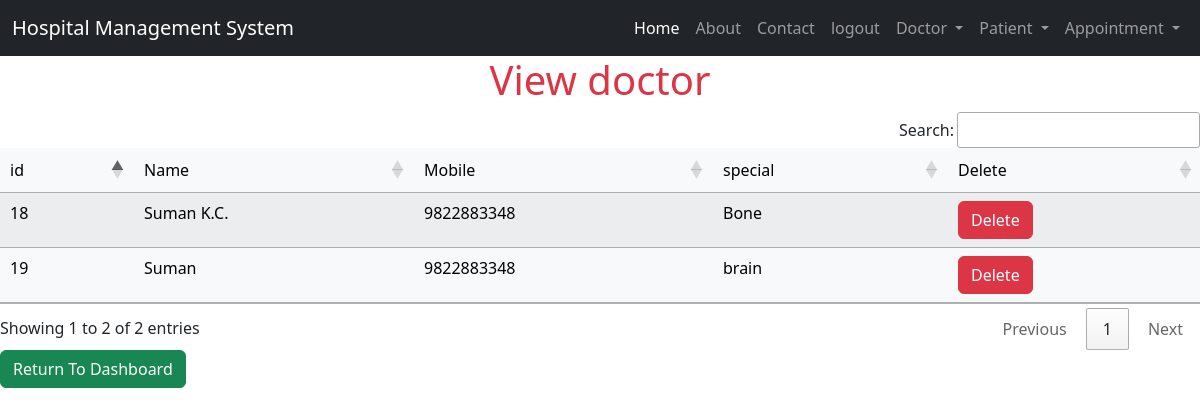
Page /view_doctor/ (signed in) on the earlier database version.
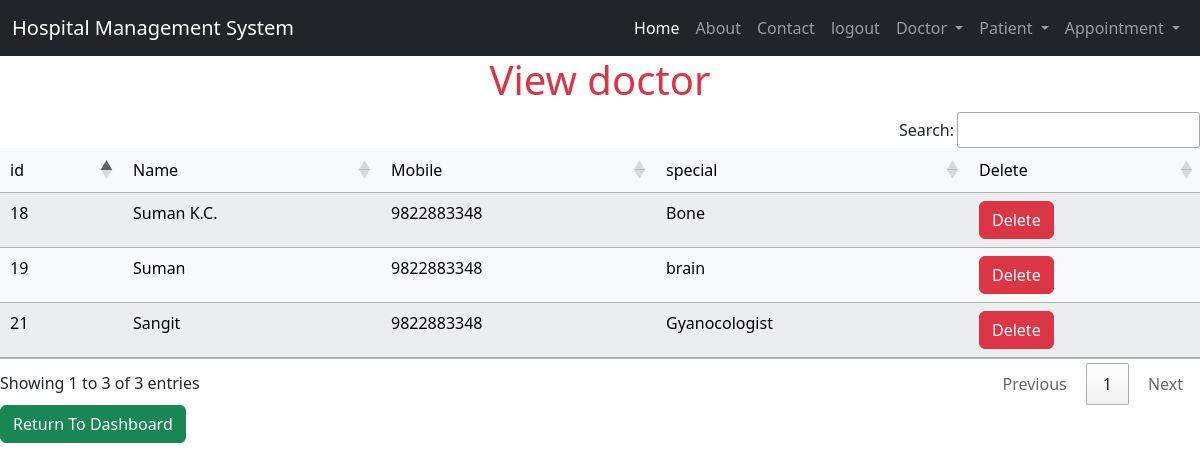
Same page on the later database version.
### hospitalmanagement/models.py (models this page shows, shortened)
class Doctor(models.Model):
    Name=models.CharField(max_length=200)
    mobile=models.IntegerField()
    special=models.CharField(max_length=100)

### hospitalmanagement/views.py (the view)
# urls.py: path('view_doctor/',views.view_doctor,name='view_doctor'),
def view_doctor(request):
    if not request.user.is_staff:
        return redirect('log_in')
    doc=Doctor.objects.all()
    return render(request,'view_doctor.html',{'doc':doc})

### hospitalmanagement/templates/view_doctor.html (shortened to what this page needs)
{% include 'base.html' %}
{%include 'navigation.html'%}
{% block content  %}
<table id="example" class="table table-centered table-striped table-light">
    <h1 class="text-danger text-center">View doctor</h1>
    <thead>
    <tr>
    <td>id</td>
    <td>Name</td>
    <td>Mobile</td>
    <td>special</td>
    <td>Delete</td>
     </tr>
    </thead>
    <tbody>
{% for item in doc %}
<tr>
     <td>{{ item.id}}</td>
     <td>{{ item.Name}}</td>
     <td>{{ item.mobile}}</td>
     <td>{{ item.special}}</td>
     <td><a href="{% url 'remove_doctor' item.id %}" onclick="return confirm('Are you sure want to delete')" class="btn btn-danger">Delete</a></td>
</tr>
   {% endfor %}
</tbody>
</table>
<button  href="{% url 'index'%}" class="btn btn-success"> Return To Dashboard</button>
{% endblock content%}

Differences in the rows shown:
added Doctor: id "21", Name "Sangit", mobile "9822883348", special "Gyanocologist"
Other differences:
text written by a page script: "Search: Showing 1 to 2 of 2 entries Previous 1 Next" → "Search: Showing 1 to 3 of 3 entries Previous 1 Next"
